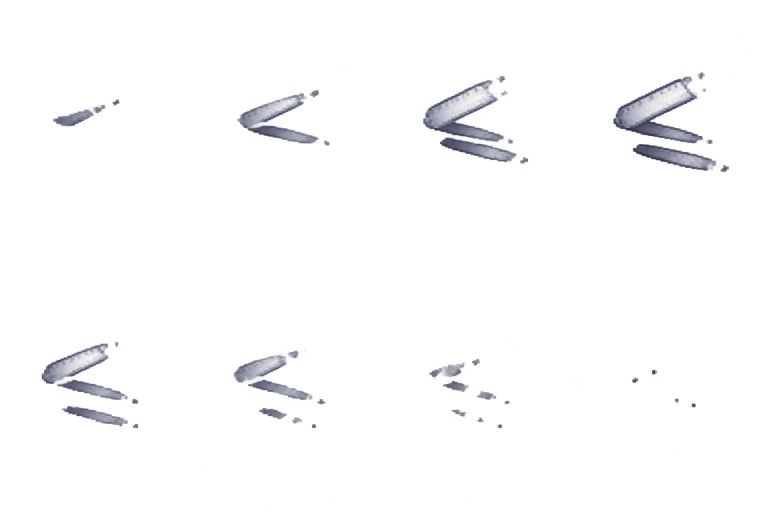
#> input picture assets-source/item-effects/ruler-slash-source.png, 1536 x 1024 px (shown at 1/2 size)
$ python prepare_ruler_effects.py
#> lines starting #> are read from the running program, lines starting #| are printed output that depends on the picture; after the words box and inside, x2 and y2 are one past the last pixel; in counts of white or black regions, pixels touching at a corner belong together
"""Normalize the two supplied ruler effect sheets, keeping originals and fixed anchors.

Usage: python scripts/prepare_ruler_effects.py [--source-dir <downloads>]
The source PNGs already contain alpha; never key out black or regenerate their art.
"""
from argparse import ArgumentParser
from pathlib import Path
import shutil
from PIL import Image

ROOT = Path(__file__).resolve().parents[1]
SOURCES = {
    "像素双重斜向斩击动画序列.png": ("ruler-slash-source.png", "ruler-slash.png"),
    "像素火花爆炸动画帧表.png": ("ruler-sparks-source.png", "ruler-sparks.png"),
}
# The supplied peak/fade cells have an unwanted third, lowest streak.
# These separators follow the empty gap below the second streak, in source-cell pixels.
SEPARATORS = {2: (240, .20), 3: (260, .20), 4: (275, .12), 5: (275, .12), 6: (275, .12)}


def normalize(source, slash):
#> called with slash = True
    image = Image.open(source)
#> image is the input picture: PIL image 1536x1024 RGBA; mean R, G, B, A 25.1, 25.6, 29.6, 8.7
    if image.mode != "RGBA" or image.size != (1536, 1024):
        raise ValueError(f"Expected the supplied 1536x1024 RGBA sheet: {source}")
    atlas = Image.new("RGBA", (1024, 512))
#> atlas: PIL image 1024x512 RGBA; every value is 0
    for index in range(8):
        x, y = index % 4 * 384, index // 4 * 512
        cell = image.crop((x, y, x + 384, y + 512))
        alpha = cell.getchannel("A")
        pixels = alpha.load()
        for cy in range(512):
            for cx in range(384):
                a = pixels[cx, cy]
                # Remove only near-invisible halo pixels; preserve the original soft alpha.
                weight = max(0, min(1, (a - 4) / 20))
                if slash and index in SEPARATORS:
                    intercept, slope = SEPARATORS[index]
                    weight *= max(0, min(1, (intercept + slope * cx - cy) / 2))
                pixels[cx, cy] = round(a * weight)
        cell.putalpha(alpha)
        # One common square crop for every cell, never individual bbox centering.
        cell = cell.crop((0, 64, 384, 448)).resize((256, 256), Image.Resampling.NEAREST)
        atlas.paste(cell, (index % 4 * 256, index // 4 * 256))
#> this loop made 8 passes
#> pass 1, in normalize, `cell = image.crop((x, y, x + 384, y + 512))`:
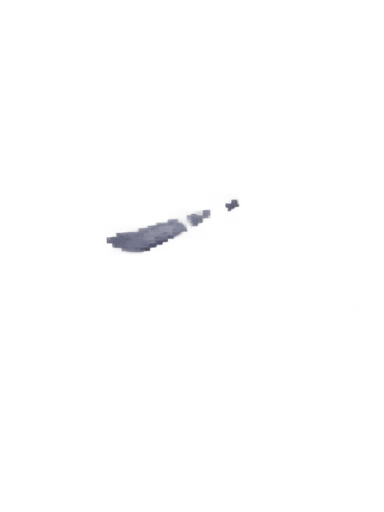
#> cell: PIL image 384x512 RGBA; mean R, G, B, A 11.3, 11.4, 13.7, 2; transparent parts drawn white
#> pass 1, in normalize, `alpha = cell.getchannel("A")`:
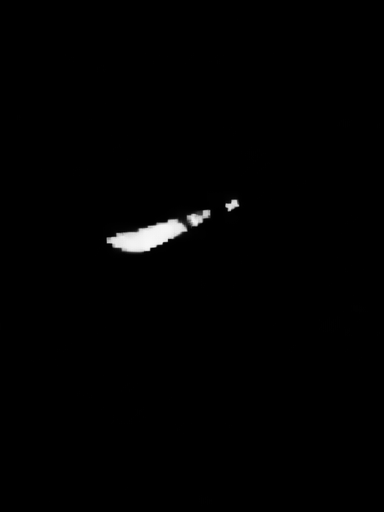
#> alpha: PIL image 384x512 L; min 0, max 247, mean 2
#> pass 1, in normalize, `cell = cell.crop((0, 64, 384, 448)).resize((256, 256), Image.Resamplin..`:
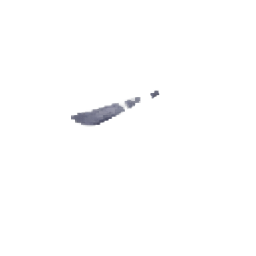
#> cell: PIL image 256x256 RGBA; mean R, G, B, A 14.8, 15.1, 18.1, 2.7; transparent parts drawn white
#> pass 2, in normalize, `cell = image.crop((x, y, x + 384, y + 512))`:
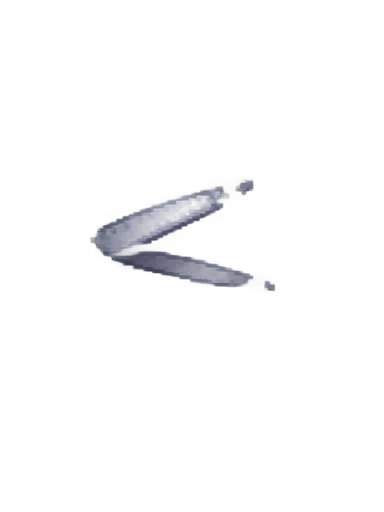
#> cell: PIL image 384x512 RGBA; mean R, G, B, A 27.9, 28.5, 32.5, 8.2; transparent parts drawn white
#> after the loop:
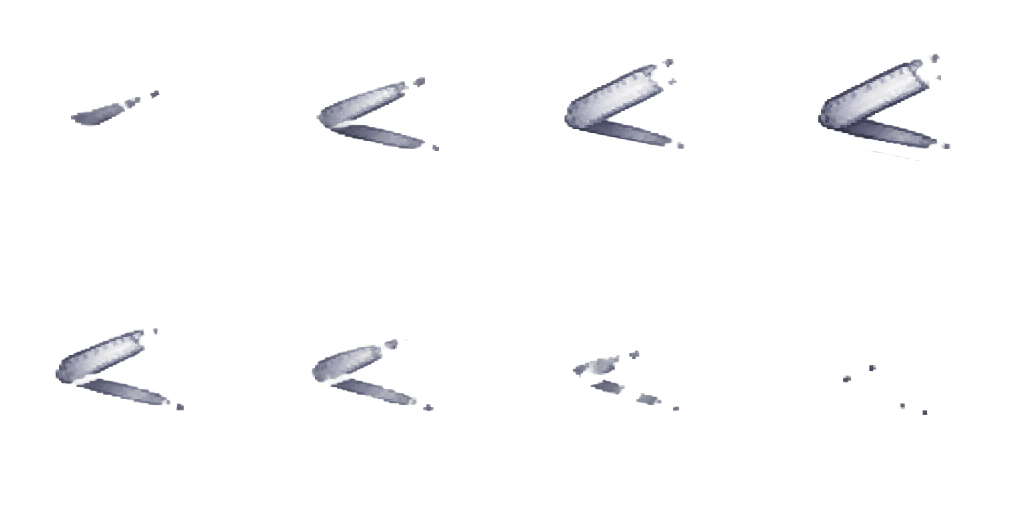
#> atlas: PIL image 1024x512 RGBA; mean R, G, B, A 32.5, 33.2, 38.4, 9.1; transparent parts drawn white
    # Fully transparent RGB noise wastes download bytes and has no visual content.
    clear = atlas.getchannel("A").point(lambda a: 255 if a == 0 else 0)
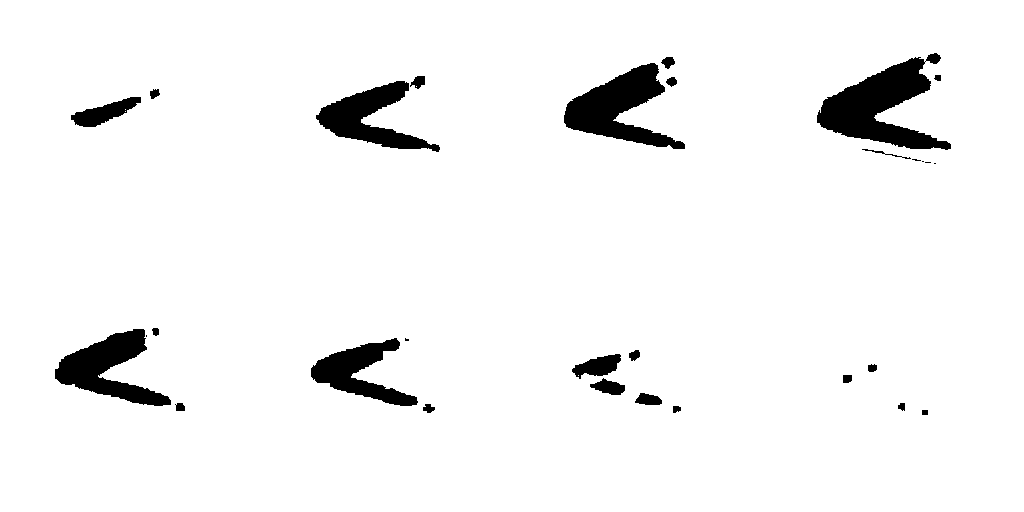
#> clear: PIL image 1024x512 L; 95.4% white; 30 black regions (6 under 20 px), largest, box (x1, y1, x2, y2) and area: (817, 53, 951, 150) 5877, (564, 63, 685, 149) 4680, (55, 329, 171, 406) 3959
    atlas.paste((0, 0, 0, 0), (0, 0, 1024, 512), clear)
    return atlas


def main():
    parser = ArgumentParser(description=__doc__)
    parser.add_argument("--source-dir", type=Path)
    args = parser.parse_args()
    preserved = ROOT / "assets-source/item-effects"
    output = ROOT / "public/assets/effects"
    preserved.mkdir(parents=True, exist_ok=True)
    output.mkdir(parents=True, exist_ok=True)
    for original, (saved, target) in SOURCES.items():
        source = preserved / saved
        if args.source_dir:
            shutil.copyfile(args.source_dir / original, source)
        result = normalize(source, target == "ruler-slash.png")
        result.save(output / target, optimize=True)
        print(target, result.size, result.getchannel("A").getextrema())
#| ruler-slash.png (1024, 512) (0, 253)
#> pass 2 of the loop in main, `for original, (saved, target) in SOURCES.items():`:
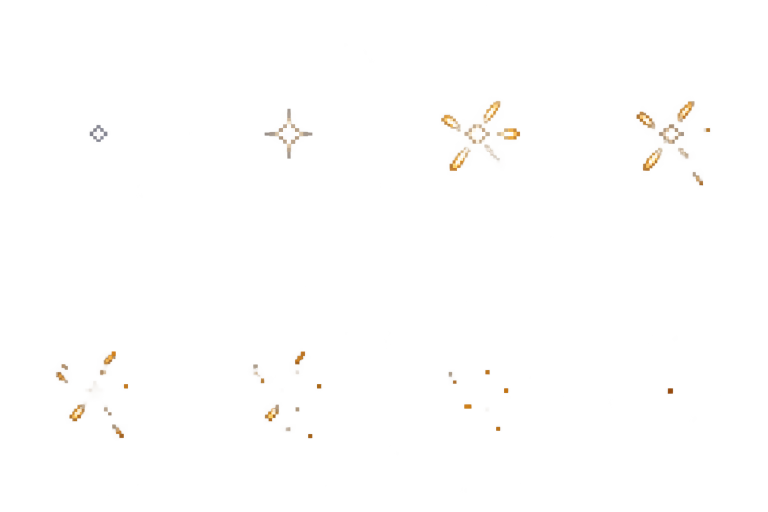
#> input picture assets-source/item-effects/ruler-sparks-source.png, 1536 x 1024 px (shown at 1/2 size)
#> in normalize, image is the input picture: PIL image 1536x1024 RGBA; mean R, G, B, A 26.2, 20.4, 12.9, 2.2
#> the loop in normalize (call 2), `for index in range(8):` made 8 passes
#> pass 1, in normalize (call 2), `cell = cell.crop((0, 64, 384, 448)).resize((256, 256), Image.Resamplin..`:
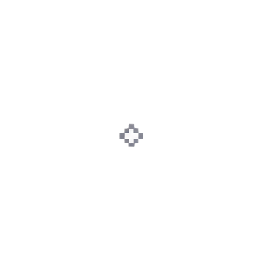
#> cell: PIL image 256x256 RGBA; mean R, G, B, A 14.2, 14, 14.3, 1.1; transparent parts drawn white
#> in normalize (call 2), `clear = atlas.getchannel("A").point(lambda a: 255 if a == 0 else 0)`:
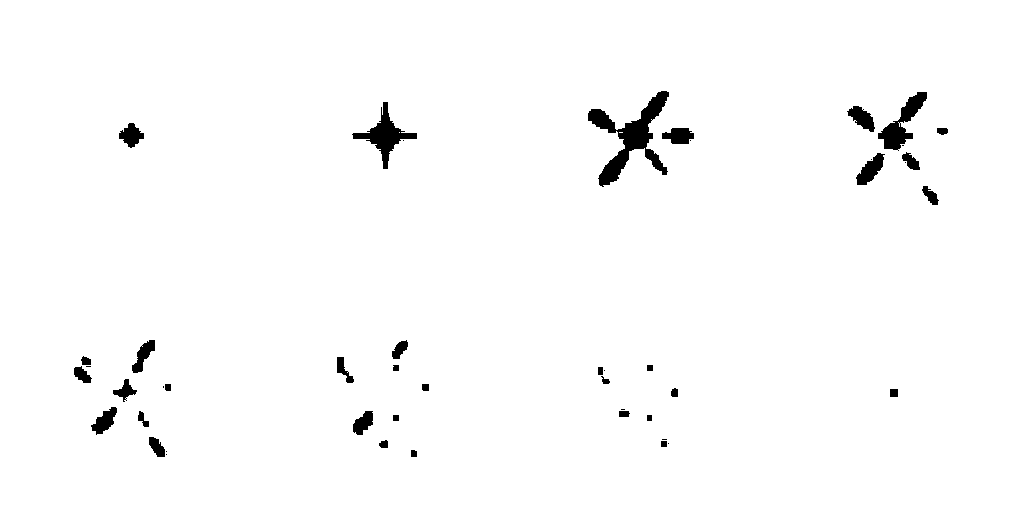
#> clear: PIL image 1024x512 L; 98.2% white; 47 black regions (13 under 20 px), largest, box (x1, y1, x2, y2) and area: (588, 91, 669, 187) 2460, (352, 102, 417, 169) 1166, (878, 92, 927, 151) 1042
#| ruler-sparks.png (1024, 512) (0, 253)


if __name__ == "__main__":
    main()
